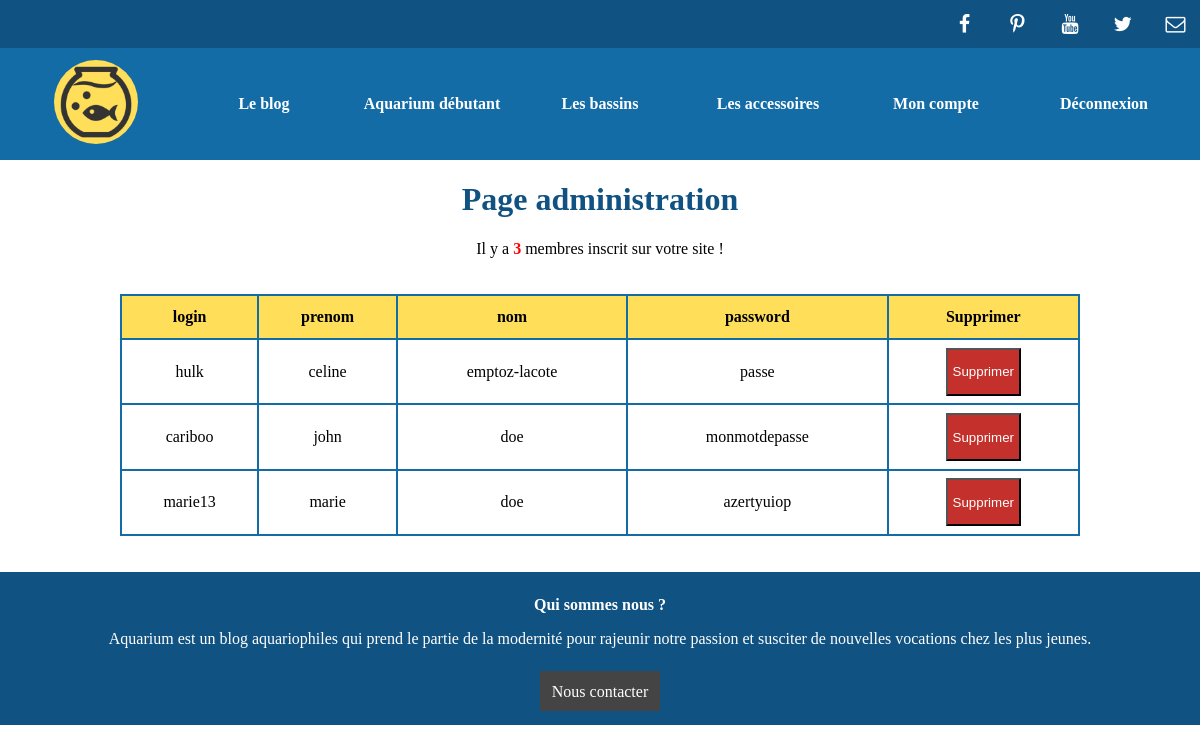
The page /admin.php (signed in) on the database its author committed.
### tables this page shows
CREATE TABLE IF NOT EXISTS `utilisateurs` (
  `id` int(11) NOT NULL AUTO_INCREMENT,
  `login` varchar(255) NOT NULL,
  `prenom` varchar(255) NOT NULL,
  `nom` varchar(255) NOT NULL,
  `password` varchar(255) NOT NULL,
  PRIMARY KEY (`id`)
);

### admin.php (the view, shortened to what this page needs)
<?php session_start();
if (!$_SESSION['login']){
    $_SESSION['erreur'] = "Veuillez vous connecter pour avoir accée à cette page";
    header('location: connexion.php');
}
elseif ($_SESSION['login'] != "admin"){
    $_SESSION['erreur_admin'] = "Accès refusé !";
    header('location: connexion.php');
}
else{
    $bd = mysqli_connect("localhost","root","","moduleconnexion");
    $requete = "SELECT * FROM `utilisateurs` WHERE login != 'admin'";
    $query = mysqli_query($bd,$requete);
    $users = mysqli_fetch_all($query);
    $requete_colonnes= "SELECT COLUMN_NAME FROM INFORMATION_SCHEMA.COLUMNS WHERE table_name= 'utilisateurs'";
    $query_colonnes = mysqli_query($bd,$requete_colonnes);
    $colonnes = mysqli_fetch_all($query_colonnes);
    $requete_comptage = "SELECT COUNT(id) as nb FROM utilisateurs WHERE login != 'admin' ";
    $query_comptage = mysqli_query($bd,$requete_comptage);
    $nombre = mysqli_fetch_all($query_comptage,MYSQLI_ASSOC );
}
?>
<!DOCTYPE html>
<html lang=fr>
<head>
    <link rel="stylesheet" href="src/fontello/css/fontello.css">
    <link rel="stylesheet" href="src/CSS/styles.css">
</head>
<body>
<header>
        <nav class="reseaux">
            <a href="#" class="icon-facebook"></a>
            <a href="#" class="icon-pinterest"></a>
            <a href="#" class="icon-youtube"></a>
            <a href="#" class="icon-twitter"></a>
            <a href="#" class="icon-mail"></a>
        </nav>
        <nav >
            <a href="index.php"><img src="src/img/logo.png" alt="Logo" title="Retour à l'accueil"></a>
            <a href="#">Le blog</a>
            <a href="#">Aquarium débutant</a>
            <a href="#">Les bassins</a>
            <a href="#">Les accessoires</a>
            <a href="profil.php">Mon compte</a>
            <?php if (!empty($_SESSION['connect'])) : ?>
                <a href="logout.php">Déconnexion</a>
            <?php endif ;?>
        </nav>
    </header>
    <main>
        <h1>Page administration</h1>
        <p>Il y a <b><span class="red"> <?=  $nombre[0]['nb'] ?> </span></b>   membres inscrit sur votre site !</p>
        <table>
            <thead>
                <tr>
                    <?php foreach ($colonnes as $value) :?>
                        <?php if ($value[0] != 'id' ) :?>
                                <th><?php echo $value[0]  ?></th>
                        <?php endif ;?>
                    <?php endforeach ;?>
                    <th>Supprimer</th>
                </tr>
            </thead>
            <tbody>
                <?php foreach ( $users as $value) :?>
                <tr>
                    <?php for ($i = 1 ; $i<COUNT($value); $i++) :?>
                        <td><?php echo $value[$i] ?></td>
                     <?php endfor ;?>
                     <td><form action="admin.php" method = "GET">
                            <input id="poubelle" value="Supprimer" type="submit">
                        </form>
                    </td>
                </tr>
                <?php endforeach ;?>
            </tbody>
        </table>
    </main>
    <footer>
            <h4>Qui sommes nous ?</h4>
            <p>Aquarium  est un blog aquariophiles qui prend le partie de la modernité pour rajeunir notre passion et susciter de nouvelles vocations chez les plus jeunes.</p>
            <a href="#">Nous contacter</a>
    </footer>
</body>
</html>

### src/CSS/styles.css (style rules this page uses)
body { max-width: 1400px; margin: auto; text-align: center; }
h1 { color: #105282; }
h4 { margin: 0; }
.reseaux { text-align: right; height: 6vh; background-color: #105282; }
.reseaux a { text-decoration: none; color: white; padding: 1.3vh; font-size: 20px; line-height: 6vh; }
.icon-facebook:before { content: '\f09a'; }
.icon-twitter:before { content: '\f099'; }
.icon-pinterest:before { content: '\f231'; }
.icon-youtube:before { content: '\f167'; }
.icon-mail:before { content: '\e800'; }
header nav:nth-child(2) { display: flex; justify-content: center; align-items: center; padding: 1%; background-color: #146ca6; white-space: nowrap; }
header nav:nth-child(2) img { width: 50%; border-radius: 20em; }
header nav:nth-child(2) a { width: 30%; text-decoration: none; color: white; font-weight: bold; }
footer { background-color: #105282; margin: 0; padding: 2%; color: white; }
footer p { margin-bottom: 3%; }
footer a { text-decoration: none; padding: 1%; background-color: #444; color: white; }
form { width: 80%; margin: 2% auto; }
input { margin: 1%; height: 4vh; }
input[type="submit"] { display:inline-block; width: 30%; padding: 1%; height: 6vh; margin: 2% auto; background-color: #146ca6; color: white; }
.red { color: red; }
table { width: 80%; margin: 3% auto; border-collapse: collapse; }
th,td { border: 2px solid #146ca6; height: 5vh; text-align: center; }
th { background-color: #ffde59; }
#poubelle { width: 50%; background-color: #c4302b; }

### rows shown on the page
utilisateurs: login "hulk", prenom "celine", nom "emptoz-lacote", password "passe"
utilisateurs: login "cariboo", prenom "john", nom "doe", password "monmotdepasse"
utilisateurs: login "marie13", prenom "marie", nom "doe", password "azertyuiop"

### other values the page prints
$nombre[0]['nb'] "3"
$value[0] "login"
$value[0] "prenom"
$value[0] "nom"
$value[0] "password"
